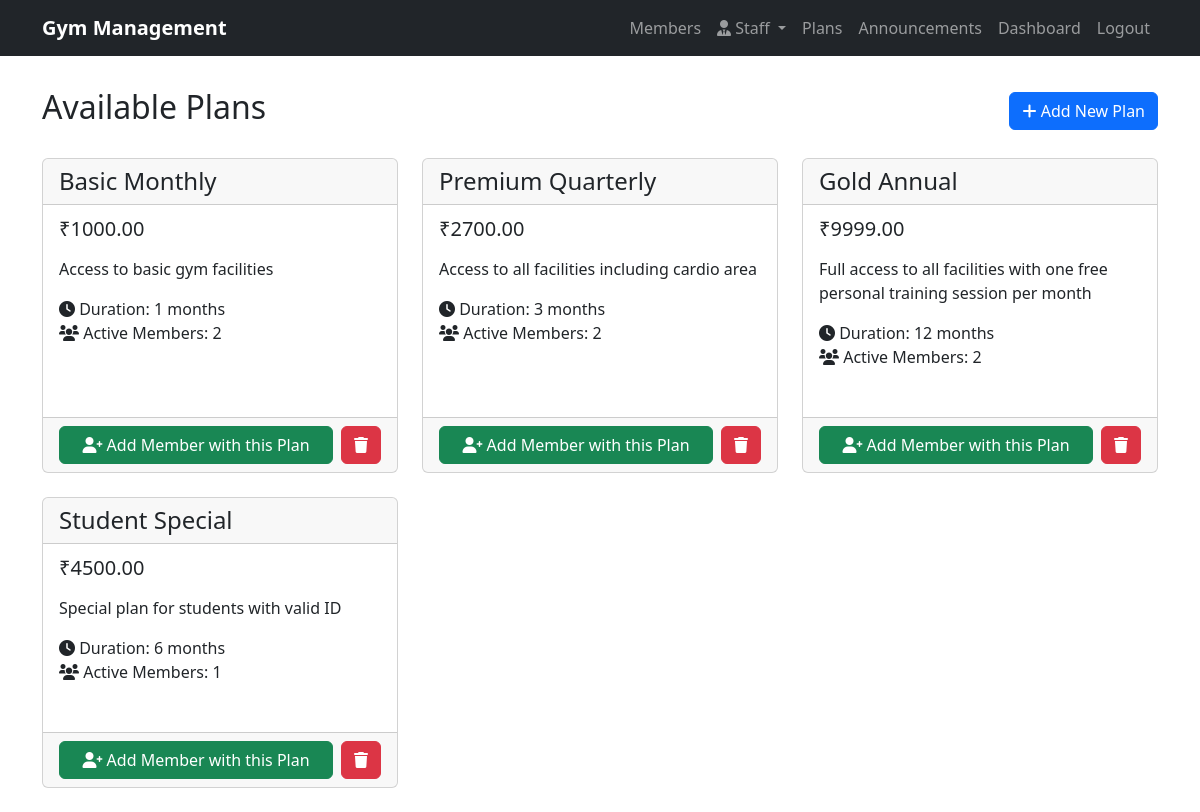
The page /plans (signed in) on the database its author committed.
### models.py (models this page shows)
class Plan(db.Model):
    id = db.Column(db.Integer, primary_key=True)
    name = db.Column(db.String(100), nullable=False)
    duration = db.Column(db.Integer, nullable=False)  # in months
    price = db.Column(db.Float, nullable=False)
    description = db.Column(db.Text)
    memberships = db.relationship('Membership', backref='plan', lazy=True)

### routes.py (the view)
@app.route('/plans')
@login_required
def plans():
    if not check_moderator_access():
        return redirect(url_for('login'))
    all_plans = Plan.query.all()
    return render_template('members/plans.html', all_plans=all_plans)

### app.py (called while the page is built)
def create_app():
    app = Flask(__name__)
    app.config['SECRET_KEY'] = os.urandom(24)
    app.config['SQLALCHEMY_DATABASE_URI'] = 'sqlite:///gym.db'
    app.config['SQLALCHEMY_TRACK_MODIFICATIONS'] = False
    db.init_app(app)
    login_manager = LoginManager(app)
    login_manager.login_view = 'login'
    @login_manager.user_loader
    def load_user(user_id):
        return Moderator.query.get(int(user_id))
    with app.app_context():
        db.create_all()
    return app, db

### routes.py (called while the page is built)
def check_moderator_access():
    if not isinstance(current_user, Moderator):
        return False
    if current_user.role == 'admin':
        return True
    return True  # For now allowing all moderators, you can add more specific checks

### templates/members/plans.html (shortened to what this page needs)
{% extends "base.html" %}
{% block content %}
<div class="row">
    <div class="col-md-12 mb-4 d-flex justify-content-between align-items-center">
        <h2>Available Plans</h2>
        {% if current_user.is_authenticated %}
            <a href="{{ url_for('add_plan') }}" class="btn btn-primary">
                <i class="fas fa-plus"></i> Add New Plan
            </a>
        {% endif %}
    </div>
</div>
<div class="row">
    {% for plan in all_plans %}
        <div class="col-md-4 mb-4">
            <div class="card h-100">
                <div class="card-header">
                    <h4 class="card-title mb-0">{{ plan.name }}</h4>
                </div>
                <div class="card-body">
                    <h5 class="card-subtitle mb-3">₹{{ "%.2f"|format(plan.price) }}</h5>
                    <p class="card-text">{{ plan.description }}</p>
                    <ul class="list-unstyled">
                        <li><i class="fas fa-clock"></i> Duration: {{ plan.duration }} months</li>
                        <li><i class="fas fa-users"></i> Active Members: {{ plan.memberships|selectattr('active')|list|length }}</li>
                    </ul>
                </div>
                <div class="card-footer">
                    {% if current_user.is_authenticated %}
                        <div class="d-flex gap-2">
                            <a href="{{ url_for('add_member') }}?plan_id={{ plan.id }}" class="btn btn-success flex-grow-1">
                                <i class="fas fa-user-plus"></i> Add Member with this Plan
                            </a>
                            <form method="POST" action="{{ url_for('delete_plan', plan_id=plan.id) }}"
                                  onsubmit="return confirm('Are you sure you want to delete this plan? This action cannot be undone.');"
                                  style="flex-shrink: 0;">
                                <button type="submit" class="btn btn-danger">
                                    <i class="fas fa-trash"></i>
                                </button>
                            </form>
                        </div>
                    {% endif %}
                </div>
            </div>
        </div>
    {% endfor %}
</div>
{% endblock %}

### templates/base.html (shortened to what this page needs)
<!DOCTYPE html>
<html lang="en">
<head>
    <link href="https://cdn.jsdelivr.net/npm/bootstrap@5.3.0/dist/css/bootstrap.min.css" rel="stylesheet">
    <link href="https://cdnjs.cloudflare.com/ajax/libs/font-awesome/6.0.0/css/all.min.css" rel="stylesheet">
</head>
<body>
    <nav class="navbar navbar-expand-lg navbar-dark bg-dark">
        <div class="container">
            <a class="navbar-brand" href="{{ url_for('index') }}">Gym Management</a>
            <div class="collapse navbar-collapse" id="navbarNav">
                <ul class="navbar-nav ms-auto">
                    {% if current_user.is_authenticated %}
                        <li class="nav-item">
                            <a class="nav-link" href="{{ url_for('view_members') }}">Members</a>
                        </li>
                        {% if current_user.role == 'admin' %}
                        <li class="nav-item dropdown">
                            <a class="nav-link dropdown-toggle" href="#" id="staffDropdown" role="button" data-bs-toggle="dropdown">
                                <i class="fas fa-user-tie"></i> Staff
                            </a>
                        </li>
                        {% endif %}
                        <li class="nav-item">
                            <a class="nav-link" href="{{ url_for('plans') }}">Plans</a>
                        </li>
                        <li class="nav-item">
                            <a class="nav-link" href="{{ url_for('announcements') }}">Announcements</a>
                        </li>
                        <li class="nav-item">
                            <a class="nav-link" href="{{ url_for('dashboard') }}">Dashboard</a>
                        </li>
                        <li class="nav-item">
                            <a class="nav-link" href="{{ url_for('logout') }}">Logout</a>
                        </li>
                    {% endif %}
                </ul>
            </div>
        </div>
    </nav>
    <div class="container content">
        {% block content %}{% endblock %}
    </div>
</body>
</html>

### templates/base.html (style rules this page uses)
.navbar-brand { font-weight: bold; }
.content { margin-top: 2rem; }
.card { margin-bottom: 1rem; }

### rows shown on the page
Plan: name "Basic Monthly", price "1000.00", description "Access to basic gym facilities", duration "1", memberships|selectattr "2"
Plan: name "Premium Quarterly", price "2700.00", description "Access to all facilities including cardio area", duration "3", memberships|selectattr "2"
Plan: name "Gold Annual", price "9999.00", description "Full access to all facilities with one free personal training session per month", duration "12", memberships|selectattr "2"
Plan: name "Student Special", price "4500.00", description "Special plan for students with valid ID", duration "6", memberships|selectattr "1"
